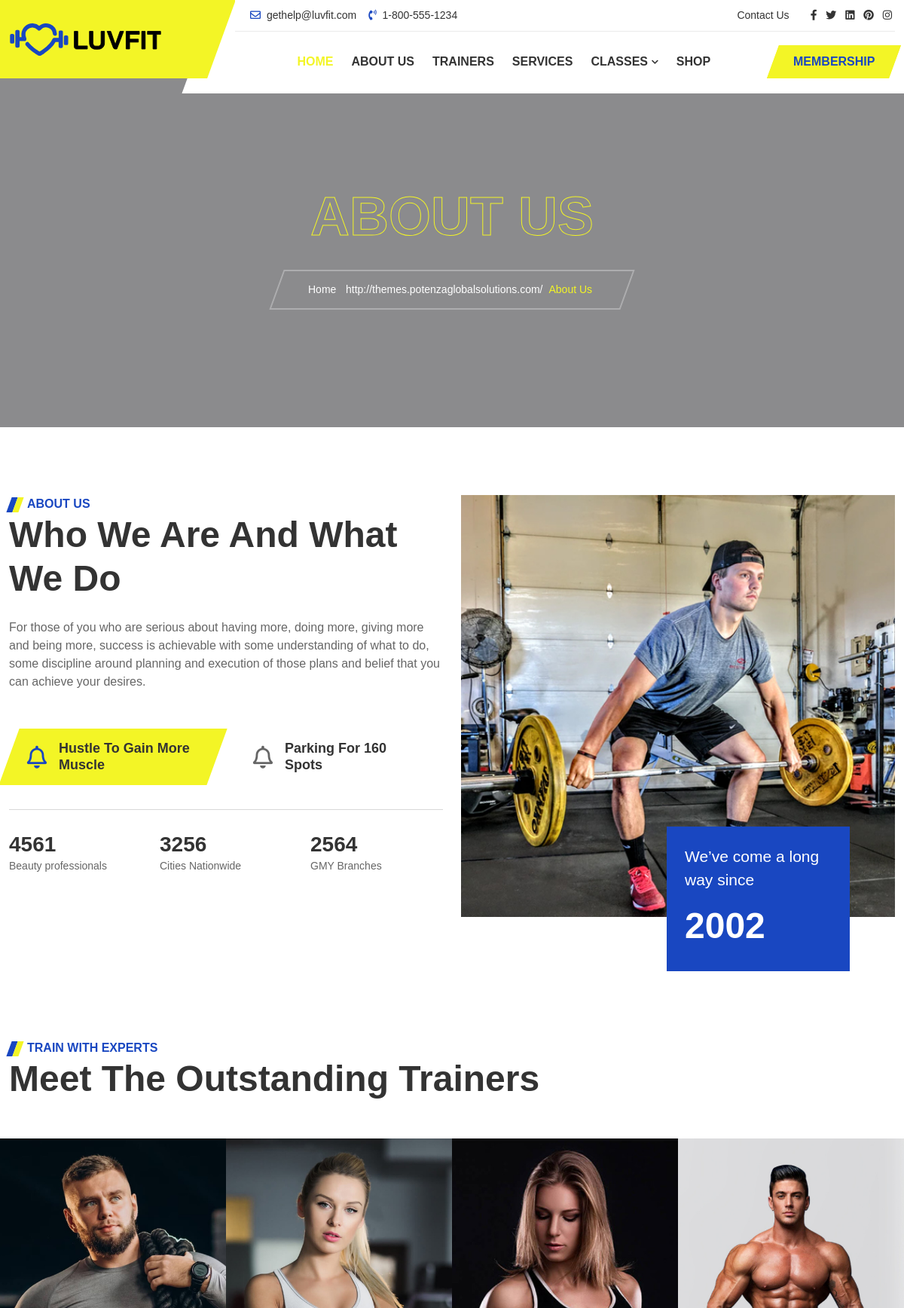
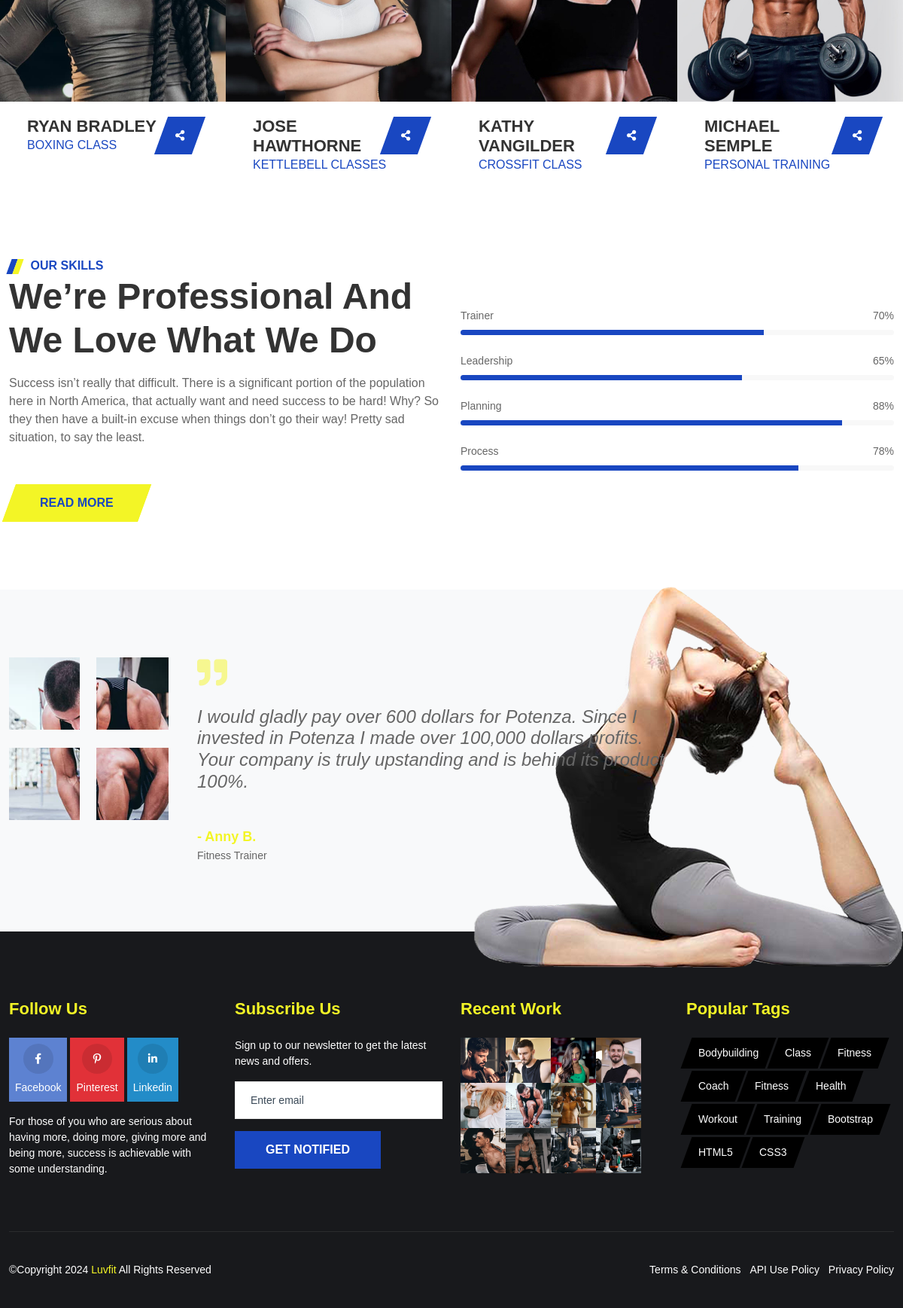
/about, run on the app's committed database (2 pictures, top to bottom).
### customadmin/models.py (models this page shows, shortened)
class admin_trainer(models.Model):
    trainer_id = models.AutoField(primary_key=True)
    trainer_name = models.CharField(max_length=50)
    trainer_type = models.CharField(max_length=50)
    trainer_speciality = models.CharField(max_length=50)
    trainer_image = models.FileField(upload_to="trainer/", max_length=50, null=True, default=None)
    trainer_description = models.TextField()

### home/views.py (the view)
def about(request):
    fetch_trainer = admin_trainer.objects.all()
    return render(request, 'about-us.html', { 'fetch_trainer': fetch_trainer})

### home/templates/about-us.html (shortened to what this page needs)
{% load static %}
{% include 'header.html' %}
<section class="page-title bg-holder bg-overlay-black-50" data-jarallax='{"speed": 0.6}' style="background-image: url(static/images/bg/06.jpg);">
  <div class="container">
    <div class="row">
      <div class="col-12 text-center position-relative">
        <h1 class="text-stroke-primary display-2 fw-bold text-uppercase">About Us</h1>
        <nav aria-label="breadcrumb">
          <ol class="breadcrumb">
            <li class="breadcrumb-item"><a href="#">Home</a></li>
            <li class="breadcrumb-item active" aria-current="page">About Us</li>
          </ol>
        </nav>
      </div>
    </div>
  </div>
</section>
<section class="space-ptb">
  <div class="container">
    <div class="row">
      <div class="col-lg-6 mb-4 mb-md-5 mb-lg-0">
        <div class="section-title">
          <span class="sub-title text-secondary">About Us</span>
          <h2>Who we are and what we do</h2>
          <p class="font-md mt-4">For those of you who are serious about having more, doing more, giving more and being more, success is achievable with some understanding of what to do, some discipline around planning and execution of those plans and belief that you can achieve your desires.</p>
        </div>
        <div class="row">
          <div class="col-lg-6">
            <div class="feature-box d-flex p-3 px-4 align-items-center mb-3 active">
              <i class="far fa-bell font-xxl"></i>
              <h6 class="ms-3 mb-0">Hustle to gain more muscle</h6>
            </div>
          </div>
          <div class="col-lg-6">
            <div class="feature-box d-flex p-3 px-4 align-items-center mb-3">
              <i class="far fa-bell font-xxl"></i>
              <h6 class="ms-3 mb-0">Parking for 160 spots</h6>
            </div>
          </div>
        </div>
        <hr class="hr-dark mb-3">
        <div class="row">
          <div class="col-sm-4">
            <div class="counter counter-02 mt-3">
              <div class="counter-content">
                <span class="timer mb-1" data-to="4561" data-speed="10000">4561</span>
                <label class="mb-0">Beauty professionals</label>
              </div>
            </div>
          </div>
          <div class="col-sm-4">
            <div class="counter counter-02 mt-3">
              <div class="counter-content">
                <span class="timer mb-1" data-to="3256" data-speed="10000">3256</span>
                <label class="mb-0">Cities Nationwide</label>
              </div>
            </div>
          </div>
          <div class="col-sm-4">
            <div class="counter counter-02 mt-3">
              <div class="counter-content">
                <span class="timer mb-1" data-to="2564" data-speed="10000">2564</span>
                <label class="mb-0">GMY Branches</label>
              </div>
            </div>
          </div>
        </div>
      </div>
      <div class="col-lg-6">
        <div class="our-since">
          <img class="img-fluid mb-4 w-100" src="{% static 'images/about/08.jpg' %}" alt="">
          <div class="row mt-n5 justify-content-lg-end me-lg-5">
            <div class="col-xl-7 col-lg-9 col-md-7 mt-md-n5">
              <div class="bg-secondary p-4 mt-lg-n5 ms-md-5 mt-md-0 mt-5">
                <span class="text-white font-xl">We’ve come a long way since </span>
                <h2 class="text-white mt-3 font-xlll">2002</h2>
              </div>
            </div>
          </div>
        </div>
      </div>
    </div>
  </div>
</section>
<section class="space-pb">
  <div class="container">
    <div class="row">
      <div class="col-lg-10">
        <div class="section-title">
          <span class="sub-title text-secondary">Train with experts</span>
          <h2>Meet the outstanding Trainers</h2>
        </div>
      </div>
    </div>
  </div>
  <div class="container-fluid p-0">
    <div class="row g-0">
      <div class="col-12">
        <div class="owl-carousel" data-animateOut="fadeOut" data-nav-arrow="false" data-items="4" data-md-items="3" data-sm-items="3" data-xs-items="2" data-xx-items="1" data-space="0">
          {% if fetch_trainer %}
          {% for trainer in fetch_trainer%}
          <div class="item">
            <div class="team">
              <div class="team-image">
                <img class="img-fluid" src="{{ trainer.trainer_image.url }}" alt="{{ trainer.trainer_image }}">
              </div>
              <div class="team-info">
                <div class="team-name">
                  <h5 class="mb-0"><a href="trainers-single?trainer_id={{ trainer.trainer_id }}">{{ trainer.trainer_name }}</a></h5>
                  <span class="font-md text-secondary">{{ trainer.trainer_speciality }}</span>
                </div>
                <div class="share">
                  <a class="share-icon" href="#"><i class="fas fa-share-alt"></i></a>
                </div>
              </div>
            </div>
          </div>
          {% endfor %}
          {% endif %}
        </div>
      </div>
    </div>
  </div>
</section>
<section class="space-pb">
  <div class="container">
    <div class="row align-items-center">
      <div class="col-md-6 mb-5 mb-md-0">
        <div class="section-title">
          <span class="sub-title text-secondary"> Our skills</span>
          <h2>We’re Professional And We Love What We Do</h2>
          <p class="font-md mt-3">Success isn’t really that difficult. There is a significant portion of the population here in North America, that actually want and need success to be hard! Why? So they then have a built-in excuse when things don’t go their way! Pretty sad situation, to say the least.</p>
        </div>
        <a class="btn btn-primary btn-skew" href="#"> <span> Read more</span></a>
      </div>
      <div class="col-md-6">
        <div class="progress-item mb-4">
          <div class="d-flex mb-2">
            <div>Trainer</div>
            <span class="ms-auto ">70%</span>
          </div>
          <div class="progress" style="height: 7px;">
            <div class="progress-bar" role="progressbar" style="width: 70%;" aria-valuenow="70" aria-valuemin="0" aria-valuemax="100"></div>
          </div>
        </div>
        <div class="progress-item mb-4">
          <div class="d-flex mb-2">
            <div>Leadership</div>
            <span class="ms-auto ">65%</span>
          </div>
          <div class="progress" style="height: 7px;">
            <div class="progress-bar" role="progressbar" style="width: 65%;" aria-valuenow="65" aria-valuemin="0" aria-valuemax="100"></div>
          </div>
        </div>
        <div class="progress-item mb-4">
          <div class="d-flex mb-2">
            <div>Planning</div>
            <span class="ms-auto ">88%</span>
          </div>
          <div class="progress" style="height: 7px;">
            <div class="progress-bar" role="progressbar" style="width: 88%;" aria-valuenow="88" aria-valuemin="0" aria-valuemax="100"></div>
          </div>
        </div>
        <div class="progress-item">
          <div class="d-flex mb-2">
            <div>Process </div>
            <span class="ms-auto ">78%</span>
          </div>
          <div class="progress" style="height: 7px;">
            <div class="progress-bar" role="progressbar" style="width: 78%;" aria-valuenow="78" aria-valuemin="0" aria-valuemax="100"></div>
          </div>
        </div>
      </div>
    </div>
  </div>
</section>
<section class="space-ptb bg-light position-relative">
  <div class="container">
    <div class="row">
      <div class="col-lg-10">
        <div class="owl-carousel" data-animateOut="fadeOut" data-nav-arrow="false" data-items="1" data-md-items="1" data-sm-items="1" data-xs-items="1" data-xx-items="1" data-space="0">
          <div class="item">
            <div class="testimonial p-0">
              <div class="row ">
                <div class="col-lg-3 mb-4 mb-lg-0">
                  <div class="testimonial-image">
                    <img class="img-fluid" src="{% static 'images/testimonial/01.pn' %}g" alt="">
                  </div>
                </div>
                <div class="col-lg-8">
                  <div class="testimonial-quote mb-4">
                    <i class="fas fa-quote-right font-xxxl text-primary-soft"></i>
                  </div>
                  <div class="testimonial-dec">
                    <i class="h4">I would gladly pay over 600 dollars for Potenza. Since I invested in Potenza I made over 100,000 dollars profits. Your company is truly upstanding and is behind its product 100%.</i>
                  </div>
                  <div class="testimonial-author mt-5">
                    <h6 class="text-primary mb-1">- Anny B.</h6>
                    <span>Fitness Trainer</span>
                  </div>
                </div>
              </div>
            </div>
          </div>
          <div class="item">
            <div class="testimonial p-0">
              <div class="row">
                <div class="col-lg-3 mb-4 mb-lg-0">
                </div>
              </div>
            </div>
          </div>
        </div>
      </div>
    </div>
  </div>
  <div class="position-absolute right-0 bottom-0 mb-n5">
    <img class="img-fluid d-none d-lg-block" src="{% static 'images/about/07.png' %}" alt="">
  </div>
</section>
{% include 'footer.html' %}

### data on the page
admin_trainer: trainer_image (picture), trainer_name "RYAN BRADLEY", trainer_speciality "BOXING CLASS"
admin_trainer: trainer_image (picture), trainer_name "JOSE HAWTHORNE", trainer_speciality "KETTLEBELL CLASSES"
admin_trainer: trainer_image (picture), trainer_name "KATHY VANGILDER", trainer_speciality "CROSSFIT CLASS"
admin_trainer: trainer_image (picture), trainer_name "MICHAEL SEMPLE", trainer_speciality "PERSONAL TRAINING"
